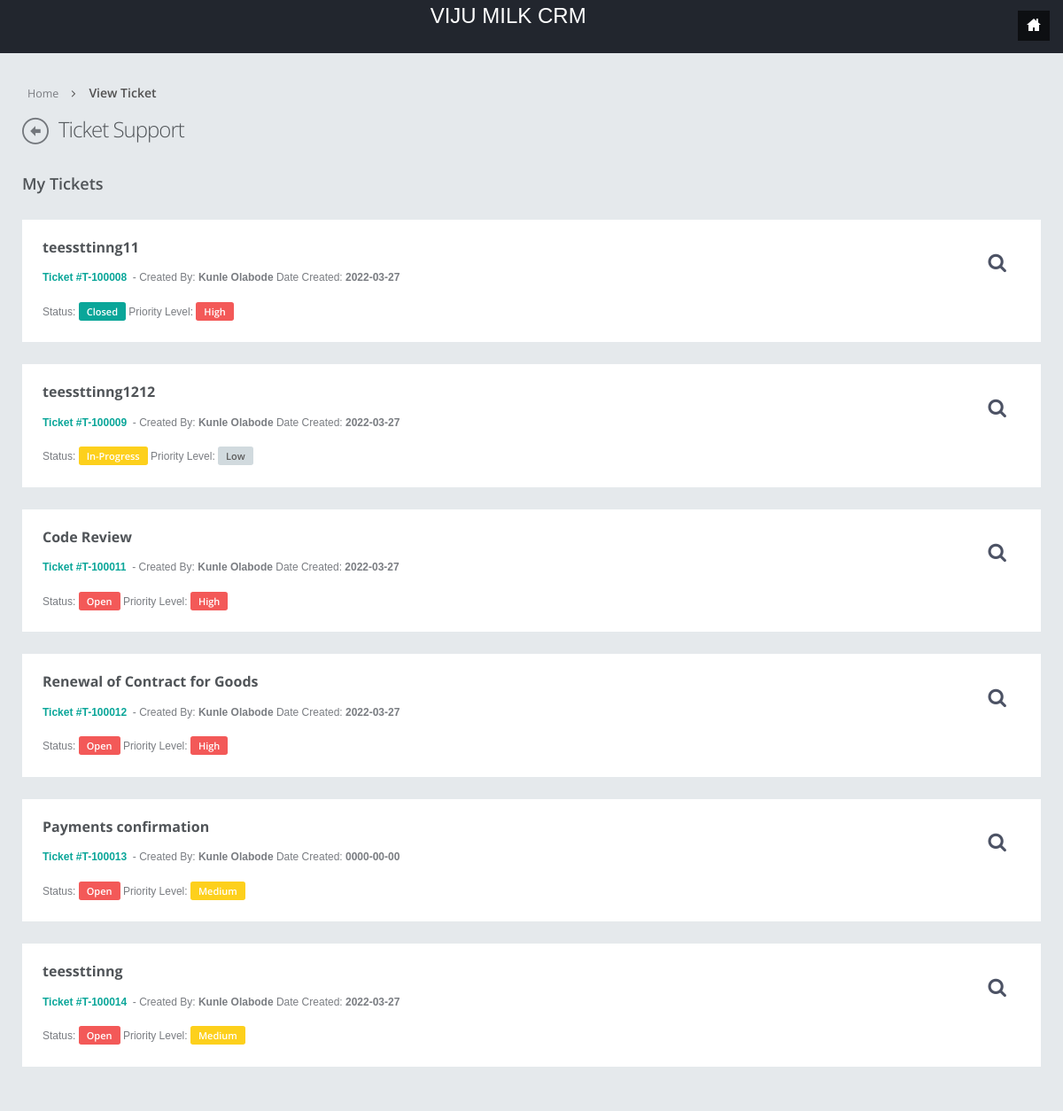
Screenshot of /view-tickets.php (signed in) with the database file from the repository.
### tables this page shows
CREATE TABLE `ticket` (
  `id` int(11) NOT NULL,
  `ticket_id` varchar(100) NOT NULL,
  `user_id` varchar(300) NOT NULL,
  `subject` varchar(300) NOT NULL,
  `task_type` varchar(300) NOT NULL,
  `prioprity` varchar(300) NOT NULL,
  `ticket` longtext NOT NULL,
  `attachment` varchar(300) NOT NULL,
  `status` varchar(300) NOT NULL,
  `admin_remark` longtext NOT NULL,
  `posting_date` date NOT NULL,
  `admin_remark_date` timestamp NULL DEFAULT NULL ON UPDATE current_timestamp()
);

CREATE TABLE `user` (
  `id` int(11) NOT NULL,
  `firstname` varchar(255) DEFAULT NULL,
  `lastname` varchar(255) NOT NULL,
  `email` varchar(255) DEFAULT NULL,
  `alt_email` varchar(255) DEFAULT NULL,
  `password` varchar(255) DEFAULT NULL,
  `mobile` varchar(255) DEFAULT NULL,
  `gender` varchar(255) DEFAULT NULL,
  `user_image` varchar(255) DEFAULT NULL,
  `address` varchar(500) DEFAULT NULL,
  `status` int(11) DEFAULT NULL,
  `posting_date` timestamp NULL DEFAULT current_timestamp()
);

### view-tickets.php (the view, shortened to what this page needs)
<?php
include("dbconnection.php");
?>
<!DOCTYPE html>
<html>
<head>
<link href="assets/plugins/pace/pace-theme-flash.css" rel="stylesheet" type="text/css" media="screen"/>
<link href="assets/plugins/bootstrap-wysihtml5/bootstrap-wysihtml5.css" rel="stylesheet" type="text/css"/>
<link href="assets/plugins/boostrapv3/css/bootstrap.min.css" rel="stylesheet" type="text/css"/>
<link href="assets/plugins/boostrapv3/css/bootstrap-theme.min.css" rel="stylesheet" type="text/css"/>
<link href="assets/plugins/font-awesome/css/font-awesome.css" rel="stylesheet" type="text/css"/>
<link href="assets/css/animate.min.css" rel="stylesheet" type="text/css"/>
<link href="assets/plugins/jquery-scrollbar/jquery.scrollbar.css" rel="stylesheet" type="text/css"/>
<link href="assets/css/style.css" rel="stylesheet" type="text/css"/>
<link href="assets/css/responsive.css" rel="stylesheet" type="text/css"/>
<link href="assets/css/custom-icon-set.css" rel="stylesheet" type="text/css"/>
</head>
<body class="">
<?php include("header.php");?>
<div class="page-container row">
  <div class="page-content">
    <div class="content">
      <ul class="breadcrumb">
        <li>
          <p>Home</p>
        </li>
        <li><a href="#" class="active">View Ticket</a></li>
      </ul>
      <div class="page-title"> <i class="icon-custom-left"></i>
        <h3>Ticket Support</h3>
      </div>
      <h4> <span class="semi-bold">My Tickets</span></h4>
      <br>
     <?php $rt=mysqli_query($con,"select * from ticket where user_id='".$_SESSION['id']."'");
     $num=mysqli_num_rows($rt);
if($num>0){
													while($row=mysqli_fetch_array($rt))
													{
                            $rtt=mysqli_query($con,"select * from user where id = '$row[user_id]'");
                            $rows=mysqli_fetch_array($rtt);
													?>
      <div class="row">
        <div class="col-md-12">
          <div class="grid simple no-border">
            <div class="grid-title no-border descriptive clickable">
            <h4 class="bold"><b><?php echo $row['subject'];?></b></h4>
              <p ><span class="text-success bold">Ticket #<?php echo $_SESSION['sid']=$row['ticket_id'];?></span>&nbsp; - Created By: <b><?php echo $rows['firstname'].' '.$rows['lastname'];?></b> Date Created: <b><?php echo $row['posting_date'];?></b></p>
              <div class="actions"> <a class="view" href="javascript:;"><i class="fa fa-search"></i></a>  </div>
              <p>
                Status: <span class="<?php if($row['status'] == "Open"){echo "label label-important";}if($row['status'] == "Closed"){echo "label label-success";}if($row['status'] == "In-Progress"){echo "label label-warning";}?>"><?php echo $row['status'];?></span>
                Priority Level: <span class="<?php if($row['prioprity'] == "High"){echo "label label-important";}if($row['prioprity'] == "Low"){echo "label label-s";}if($row['prioprity'] == "Medium"){echo "label label-warning";}?>"><?php echo $row['prioprity'];?></span>
              </p>
            </div>
            </div>
               <?php } } else {?>
<h3 align="center" style="color:red;">No Record found</h3>
<?php } ?>
          </div>
        </div>
          </div>
        </div>
      </div>
          </div>
        </div>
      </div>
          </div>
        </div>
      </div>
    </div>
  </div>
</div>
</body>
</html>

### assets/css/responsive.css (style rules this page uses)
@media (min-width: 980px) { .page-content { margin-left: 250px; min-height: 100%; } }
@media only screen and (min-device-width: 768px) and (max-device-width: 1024px) and (orientation: portrait) { body { background-color: #1b1e24; } }
@media only screen and (min-device-width: 768px) and (max-device-width: 1024px) and (orientation: portrait) { .page-content .content { padding-top: 95px; } }
@media only screen and (min-device-width: 768px) and (max-device-width: 1024px) and (orientation: portrait) { .page-content { margin: 0px; } }
@media only screen and (min-device-width: 768px) and (max-device-width: 1024px) and (orientation: portrait) { .page-content .content { padding: 25px; padding-top: 95px; } }

### rows the page displays
ticket: subject "teessttinng11", ticket "T-100008", user.firstname "Kunle", user.lastname "Olabode", posting_date "2022-03-27", status "Closed", prioprity "High"
ticket: subject "teessttinng1212", ticket "T-100009", user.firstname "Kunle", user.lastname "Olabode", posting_date "2022-03-27", status "In-Progress", prioprity "Low"
ticket: subject "Code Review", ticket "T-100011", user.firstname "Kunle", user.lastname "Olabode", posting_date "2022-03-27", status "Open", prioprity "High"
ticket: subject "Renewal of Contract for Goods", ticket "T-100012", user.firstname "Kunle", user.lastname "Olabode", posting_date "2022-03-27", status "Open", prioprity "High"
ticket: subject "Payments confirmation", ticket "T-100013", user.firstname "Kunle", user.lastname "Olabode", posting_date "0000-00-00", status "Open", prioprity "Medium"
ticket: subject "teessttinng", ticket "T-100014", user.firstname "Kunle", user.lastname "Olabode", posting_date "2022-03-27", status "Open", prioprity "Medium"
